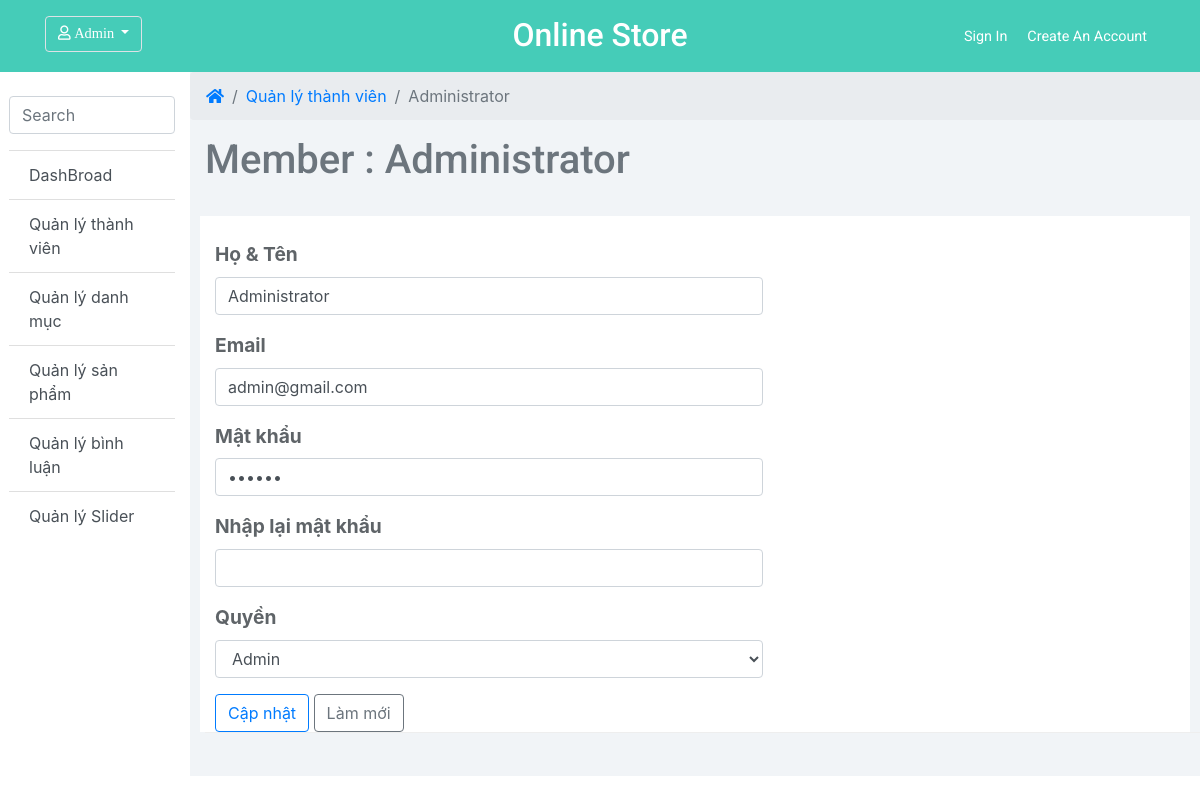
Screenshot of /admin/index.php?page_layout=edit_user&user_id=1 (signed in) with the database file from the repository.
### tables this page shows
CREATE TABLE `user` (
  `user_id` int(11) NOT NULL,
  `user_full` varchar(255) NOT NULL,
  `user_mail` varchar(255) NOT NULL,
  `user_pass` varchar(255) NOT NULL,
  `user_level` int(11) NOT NULL
);

### admin/edit_user.php (the view, shortened to what this page needs)
<?php
$user_id = $_GET['user_id'];
$sql = "SELECT * FROM user WHERE user_id=$user_id";
$query = mysqli_query($conn,$sql);
$row = mysqli_fetch_assoc($query);
?>
        <div class="col-sm-9 col-sm-offset-3 col-lg-10 col-lg-offset-2 bg-graycolor">
            <div class="row d-block">
                <ol class="breadcrumb">
                    <li class="breadcrumb-item"><a href="#"><i class="fas fa-home"></i></a></li>
                    <li class="breadcrumb-item"><a href="#">Quản lý thành viên</a></li>
                    <li class="breadcrumb-item active"><?php echo $row['user_full']; ?></li>
                </ol>
            </div>
            <div class="row">
                <div class="col-lg-12">
                    <h1 class="page-header text-secondary">Member : <?php echo $row['user_full']; ?></h1>
                </div>
            </div>
            <div class="row mt-4">
                <div class="col-lg-12">
                    <div class="panel-default">
                        <div class="row bg-white pt-4">
                            <div class="col-md-7">
                                <form role="form" method="post">
                                    <div class="form-group">
                                        <label>Họ & Tên</label>
                                        <input name="user_full" required class="form-control" placeholder="" value="<?php echo $row['user_full']; ?>">
                                    </div>
                                    <div class="form-group">
                                        <label>Email</label>
                                        <input name="user_mail" required type="text" class="form-control" value="<?php echo $row['user_mail']; ?>">
                                    </div>
                                    <div class="form-group">
                                        <label>Mật khẩu</label>
                                        <input name="user_pass" required type="password" class="form-control" value="<?php echo $row['user_pass']; ?>">
                                    </div>
                                    <div class="form-group">
                                        <label>Nhập lại mật khẩu</label>
                                        <input name="user_re_pass" required type="password" class="form-control">
                                    </div>
                                    <div class="form-group">
                                        <label>Quyền</label>
                                        <select name="user_level" class="form-control">
                                        <option <?php if($row['user_level'] == 1){echo 'selected';} ?> value=1>Admin</option>
                                        </select>
                                    </div>
                                <button name="sbm" type="submit" class="btn btn-outline-primary">Cập nhật</button>
                                <button type="reset" class="btn btn-outline-secondary">Làm mới</button>
                            </div>
                        </div>
                    </div>
                </div>
            </div>
        </div>
</body>
</html>

### admin/css/style.css (style rules this page uses)
:root { --light-gray: #2b3032a1; --primary-color: #45ccb8; --border: #2b303218; --text-color: #ff686b; --roboto: "Roboto", sans-serif; --gugi: "Gugi", cursive; --sofia: "Sofia", cursive; }
.bg-graycolor { background-color: #f1f4f7; }
.page-header { font-family: var(--roboto); }
.panel-default { border-bottom: 1px solid #eee; color: #5f6468; padding-right: 25px; padding-left: 10px; }
label { font-weight: 700; font-size: 1.2em; }
.bg-white { background-color: white; }

### rows the page displays
user: user_full "Administrator", user_mail "admin@gmail.com", user_level "Admin"
